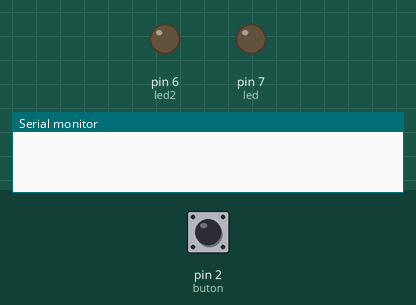
The sketch below on a simulated Arduino Uno, built with avr-gcc and run on an emulated ATmega328P. Shown: output pins drawn as LEDs (lit = HIGH), the last lines printed to the serial monitor. Dashed ring = blinking. The inputs (shaded band) are chosen by the test bench; at power-on: pin 2 (buton) HIGH.

Above: at 1.2 s.
1.3 s: pin 2 (buton) pulled LOW for 3.2 s
At 4.46 s:
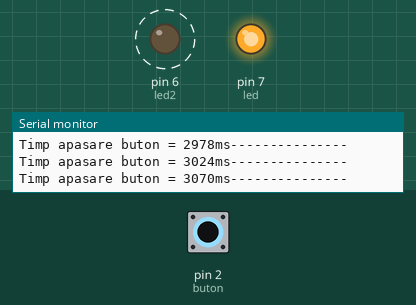
Timing chart, 0 to 6.1 s (numbered marks = the images above; inputs shaded):
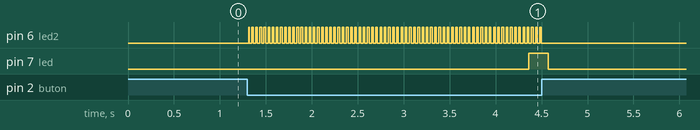

Measured:
- after the input at 1.3 s, pin 6 (led2): alternates HIGH for 0.02 s and LOW for 0.03 s, 142 changes in all, then stays LOW, starting at once; pin 7 (led): LOW → HIGH after 3.1 s, → LOW 0.21 s later

The sketch:

pushtime1button1.ino
```cpp
/*
 * measure time for activate pushbutton (masurare timp apasare buton)
 * program adapt by Nicu FLORICA (niq_ro) - http://nicuflorica.blogspot.com/
 * original ideea from Andy DOZ's blog - https://andydoz.blogspot.com
 *
 */

#define buton 2  // buton fara retine la masa
#define led 7    // led + rezistenta 220..470 ohmi la masa
#define led2 6   // led + rezistenta 220..470 ohmi la masa

int apasarebuton = 0; // stare buton (apasat/neapasat)
int duratamare = 3000; // valoare timp apaaare lunga, in ms
int durataapasare = 0; // durata apasare buton
int tpaparare = 0;// memorare timp apasare
int tpeliberare = 0;// memorare timp eliberare
int durata1 = 0;  // durata apasare, in timp real
boolean stare = false; // stare de cronometrare

void setup() {
  Serial.begin(9600);
  pinMode(buton,INPUT);//
  digitalWrite(buton,HIGH); // pull-up activ
  pinMode(led,OUTPUT);//
  digitalWrite(led, LOW);  // led stins
  pinMode(led2,OUTPUT);//
  digitalWrite(led2, LOW);  // led stins
}

void loop() {
    durataapasare = aflareduratapasare();
    delay (10);
} // sfarsit program


int aflareduratapasare () {
apasarebuton = digitalRead(buton);    // citiree stare buton
 if(apasarebuton == LOW && stare == false) {   // daca butonul e apasat, dar nu mai fusese apasat
   tpaparare = millis();
   stare = true;
   };

 if (apasarebuton == HIGH && stare == true) {  // daca butonul este neapasat si tocmai a fost eliberat
    tpeliberare = millis ();
    durataapasare = tpeliberare - tpaparare;
    Serial.println("---------------");
    Serial.print("Timp apasare totsla buton = ");
    Serial.print(durataapasare);
    Serial.println("ms");
    Serial.println("---------------");
    stare = false;
    digitalWrite(led, LOW);  // sting led
    digitalWrite(led2, LOW);  // sting led
    };

 if(apasarebuton == LOW && stare == true) {  // daca butonul este inca apasat
   durata1 = millis() - tpaparare;
   Serial.print("Timp apasare buton = ");
   Serial.print(durata1);
   Serial.print("ms");
   digitalWrite(led2, HIGH);  // aprinde led cat timp e butonul apasat
   Serial.println("---------------");
   if (durata1 > duratamare) {   // aprinde led daca s-a depasit timpul minim
      digitalWrite(led, HIGH);
      }
   digitalWrite(led2, LOW);  // sting led cat timp e butonul apasat (efect clipire)
  }
   return durataapasare;  // iesire din subrutina si memorare timp
}
```
